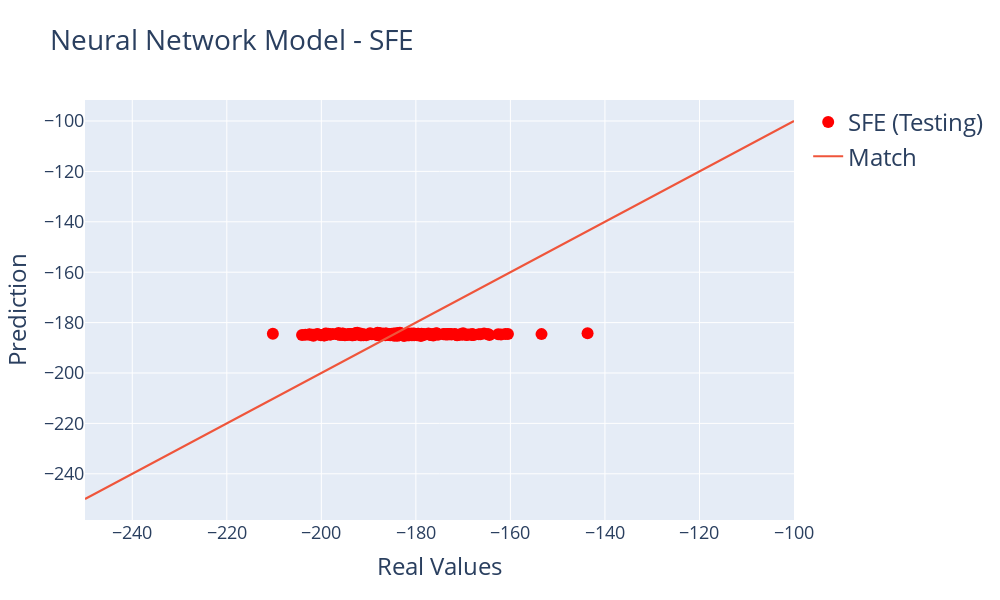

This figure's notebook cell:
### Code cell
import plotly
import plotly.graph_objs as go
from plotly.offline import iplot

plotly.offline.init_notebook_mode(connected=True)

layout0= go.Layout(title=go.layout.Title(text="Neural Network Model - SFE", font=dict(size=28)), hovermode= 'closest', width = 1000, height=600, showlegend=True,  # Hovermode establishes the way the labels that appear when you hover are arranged # Establishing a square plot width=height
    xaxis= dict(title=go.layout.xaxis.Title(text='Real Values', font=dict(size=24)), zeroline= False, gridwidth= 1, tickfont=dict(size=18)), # Axis Titles. Removing the X-axis Mark. Adding a Grid
    yaxis= dict(title=go.layout.yaxis.Title(text='Prediction', font=dict(size=24)), zeroline= False, gridwidth= 1, tickfont=dict(size=18)), # Axis Titles. Removing the Y-axis Mark. Adding a Grid
    legend=dict(font=dict(size=24))) # Adding a legend

trace0 = go.Scatter(x = y_data, y = predictions_pca, mode = 'markers', marker= dict(size= 12, color= 'blue'),  name = 'SFE (Training)')
trace1 = go.Scatter(x = y_test, y = test_predictions_pca, mode = 'markers', marker= dict(size= 12, color= 'red'),  name = 'SFE (Testing)')
trace2 = go.Scatter(x = [-250,-100], y = [-250,-100], mode = 'lines', name = "Match") # This trace is the line X = Y which would indicate that the Prediction equals the real value

data = [trace1, trace2]
fig= go.Figure(data, layout=layout0)
iplot(fig)

### Figure 1 — Plotly figure (JSON) as saved in the notebook; plotly's stock layout.template omitted (floating-point values rounded to 4 significant figures; data arrays with more than 128 entries replaced by an {"elided": "..."} marker saying what was removed)
{"data": [{"marker": {"color": "red", "size": 12}, "mode": "markers", "name": "SFE (Testing)", "type": "scatter", "x": {"elided": "200 float values"}, "y": {"elided": "200 float values"}}, {"mode": "lines", "name": "Match", "type": "scatter", "x": [-250, -100], "y": [-250, -100]}], "layout": {"height": 600, "hovermode": "closest", "legend": {"font": {"size": 24}}, "showlegend": true, "title": {"font": {"size": 28}, "text": "Neural Network Model - SFE"}, "width": 1000, "xaxis": {"gridwidth": 1, "tickfont": {"size": 18}, "title": {"font": {"size": 24}, "text": "Real Values"}, "zeroline": false}, "yaxis": {"gridwidth": 1, "tickfont": {"size": 18}, "title": {"font": {"size": 24}, "text": "Prediction"}, "zeroline": false}}}
